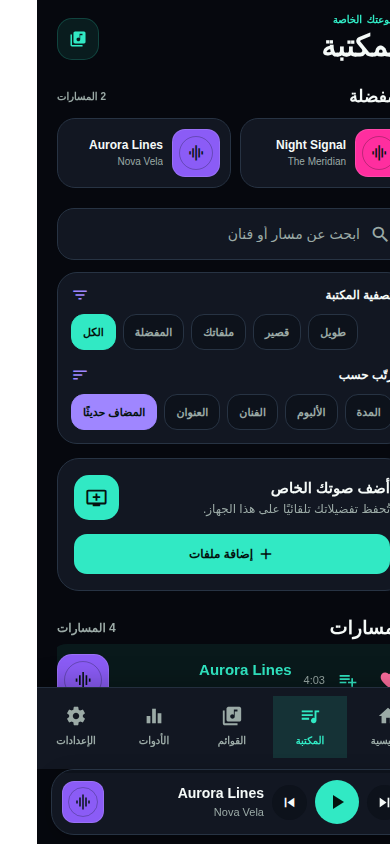
#> input picture docs/assets/library.png, 390 x 844 px
$ python create_portfolio_gif.py
#> lines starting #> are read from the running program, lines starting #| are printed output that depends on the picture
from pathlib import Path

from PIL import Image, ImageDraw, ImageFont


ROOT = Path(__file__).resolve().parents[1]
ASSETS = ROOT / "docs" / "assets"
OUTPUT = ASSETS / "omniwave-flow.gif"
INPUTS = [ASSETS / "library.png", ASSETS / "export-history.png", ASSETS / "settings.png"]
WIDTH = 280
BACKGROUND = "#06080E"


def load_frame(path: Path) -> Image.Image:
    image = Image.open(path).convert("RGB")
#> image is the input picture: PIL image 390x844 RGB; mean R, G, B 46.2, 58.5, 67.3
    image = image.crop((56, 0, image.width, image.height))
#> image: PIL image 334x844 RGB
    height = round(image.height * WIDTH / image.width)
#> height = 708
    image = image.resize((WIDTH, height), Image.Resampling.LANCZOS)
#> image: PIL image 280x708 RGB
    canvas = Image.new("RGB", (WIDTH + 24, height + 52), BACKGROUND)
    canvas.paste(image, (12, 40))
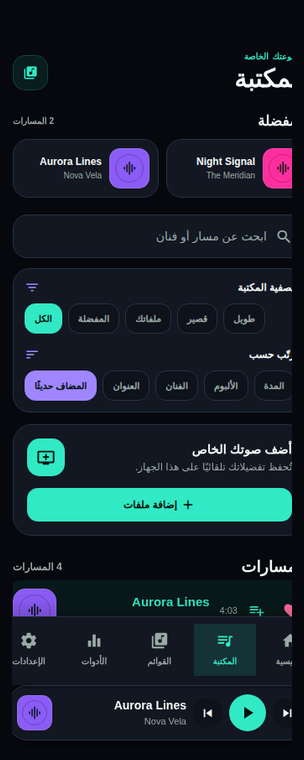
#> canvas: PIL image 304x760 RGB; mean R, G, B 22.5, 35, 44.4
    draw = ImageDraw.Draw(canvas)
    draw.rounded_rectangle((12, 8, 124, 30), radius=11, fill="#102B31")
    draw.text((24, 13), "OMNIWAVE FLOW", fill="#31E9C4", font=ImageFont.load_default())
    return canvas


def main() -> None:
    base_frames = [load_frame(path) for path in INPUTS]
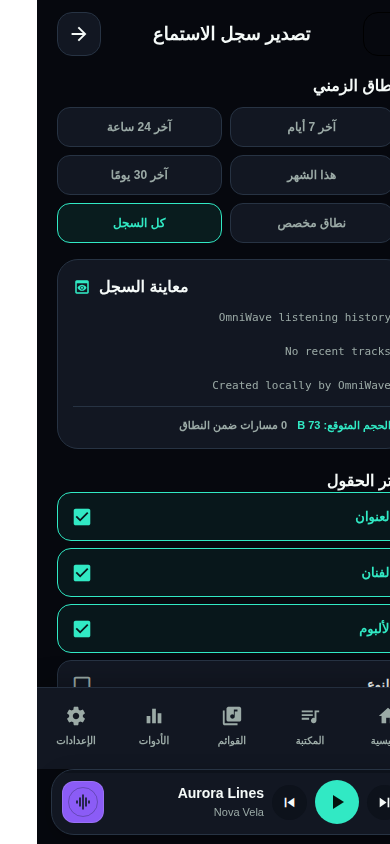
#> input picture docs/assets/export-history.png, 390 x 844 px
#> in load_frame, image is the input picture: PIL image 390x844 RGB; mean R, G, B 40.1, 48.5, 55.6
#> in load_frame (call 2), `image = image.resize((WIDTH, height), Image.Resampling.LANCZOS)`:
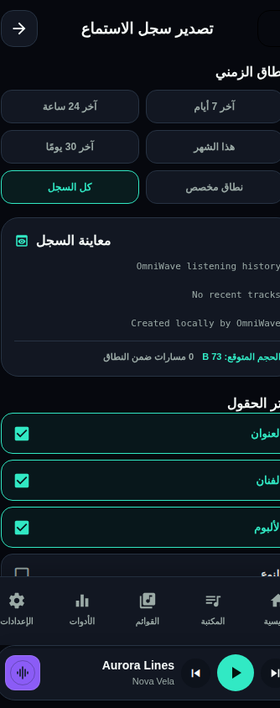
#> image: PIL image 280x708 RGB; mean R, G, B 18.2, 27.9, 35.8
#> in load_frame (call 2), `canvas.paste(image, (12, 40))`:
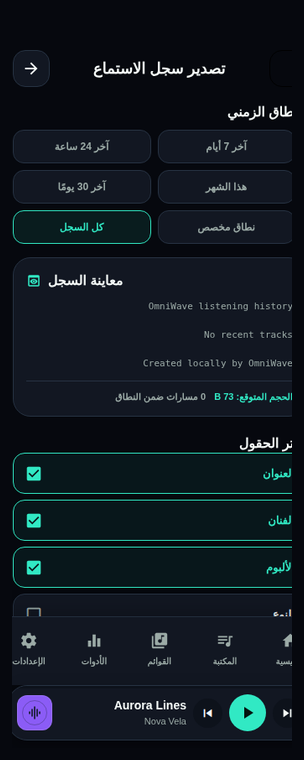
#> canvas: PIL image 304x760 RGB; mean R, G, B 16.4, 25.1, 32.7
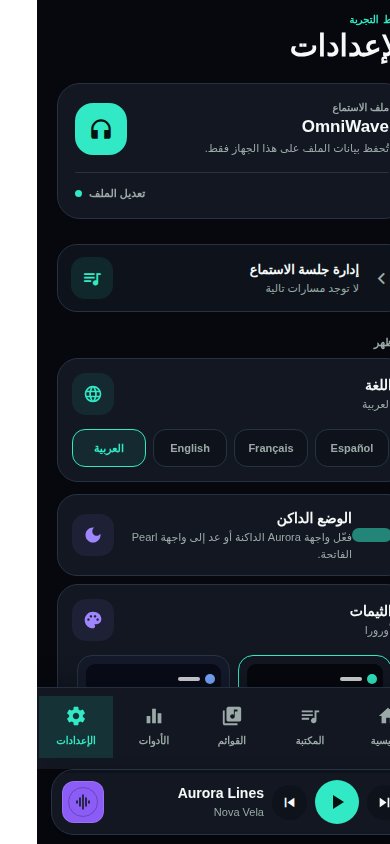
#> input picture docs/assets/settings.png, 390 x 844 px
#> in load_frame, image is the input picture: PIL image 390x844 RGB; mean R, G, B 41.9, 49, 57.4
#> in load_frame (call 3), `image = image.resize((WIDTH, height), Image.Resampling.LANCZOS)`:
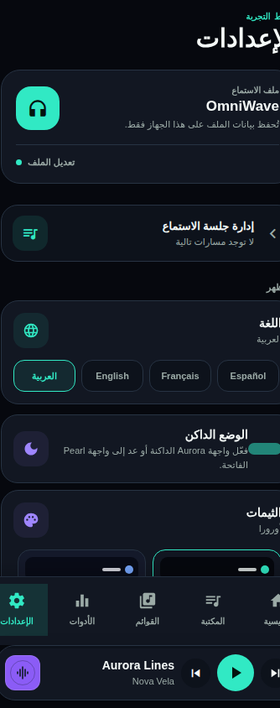
#> image: PIL image 280x708 RGB; mean R, G, B 20.3, 28.3, 37.7
#> in load_frame (call 3), `canvas.paste(image, (12, 40))`:
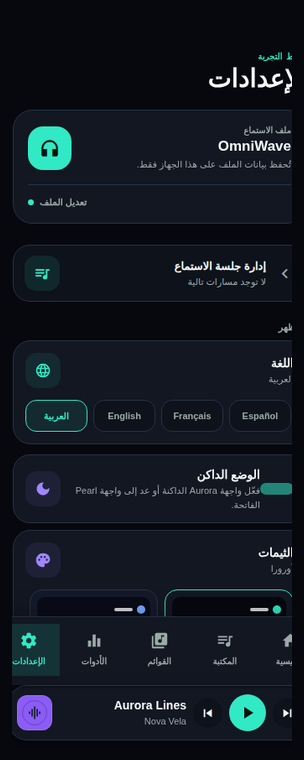
#> canvas: PIL image 304x760 RGB; mean R, G, B 18.2, 25.4, 34.4
#> base_frames = 3 items
    frames: list[Image.Image] = []
    durations: list[int] = []
    for index, current in enumerate(base_frames):
        frames.append(current)
        durations.append(1100)
        following = base_frames[(index + 1) % len(base_frames)]
        for step in range(1, 6):
            frames.append(Image.blend(current, following, step / 6))
            durations.append(100)
#> this loop made 3 passes
#> after the loop, durations = [1100, 100, 100, 100, 100, 100, 1100, 100, 100, 100, 100, 100, 1100, 100, 100, 100, 100, 100]; frames = 18 items
    frames[0].save(
        OUTPUT,
        save_all=True,
        append_images=frames[1:],
        duration=durations,
        loop=0,
        optimize=True,
        disposal=2,
    )
    print(f"Created {OUTPUT} ({OUTPUT.stat().st_size} bytes)")


if __name__ == "__main__":
    main()
